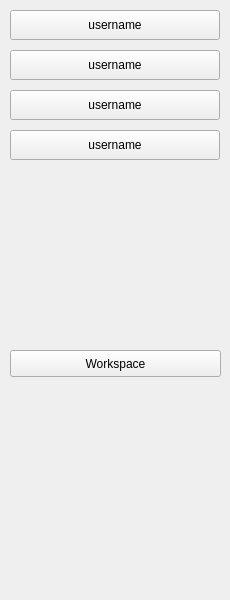
<?xml version="1.0" encoding="UTF-8"?>
<ui version="4.0">
 <class>SendMessage</class>
 <widget class="QWidget" name="SendMessage">
  <property name="geometry">
   <rect>
    <x>0</x>
    <y>0</y>
    <width>230</width>
    <height>600</height>
   </rect>
  </property>
  <property name="windowTitle">
   <string>Form</string>
  </property>
  <widget class="QPushButton" name="pushButton">
   <property name="geometry">
    <rect>
     <x>10</x>
     <y>10</y>
     <width>210</width>
     <height>30</height>
    </rect>
   </property>
   <property name="text">
    <string>username</string>
   </property>
  </widget>
  <widget class="QPushButton" name="pushButton_2">
   <property name="geometry">
    <rect>
     <x>10</x>
     <y>50</y>
     <width>210</width>
     <height>30</height>
    </rect>
   </property>
   <property name="text">
    <string>username</string>
   </property>
  </widget>
  <widget class="QPushButton" name="pushButton_3">
   <property name="geometry">
    <rect>
     <x>10</x>
     <y>90</y>
     <width>210</width>
     <height>30</height>
    </rect>
   </property>
   <property name="text">
    <string>username</string>
   </property>
  </widget>
  <widget class="QPushButton" name="pushButton_4">
   <property name="geometry">
    <rect>
     <x>10</x>
     <y>130</y>
     <width>210</width>
     <height>30</height>
    </rect>
   </property>
   <property name="text">
    <string>username</string>
   </property>
  </widget>
  <widget class="QPushButton" name="pushButton_5">
   <property name="geometry">
    <rect>
     <x>10</x>
     <y>350</y>
     <width>211</width>
     <height>27</height>
    </rect>
   </property>
   <property name="text">
    <string>Workspace</string>
   </property>
  </widget>
 </widget>
 <resources/>
 <connections/>
</ui>
